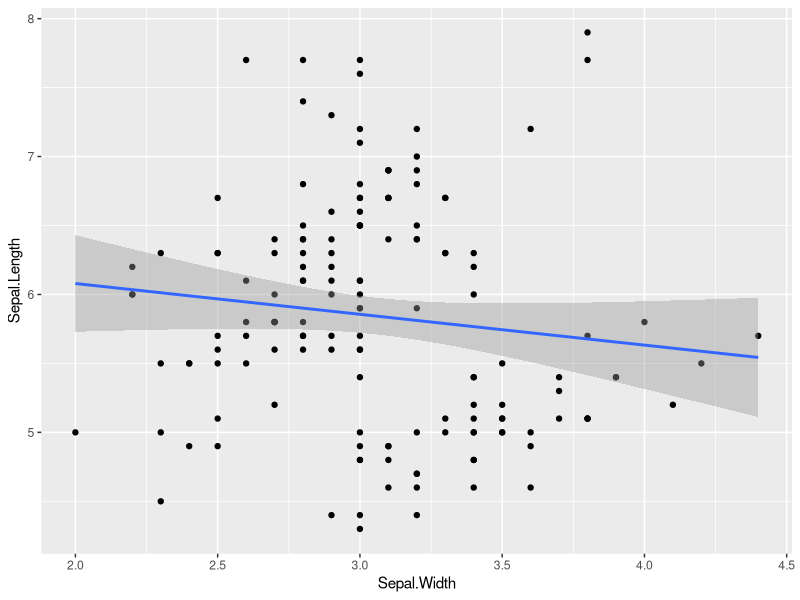
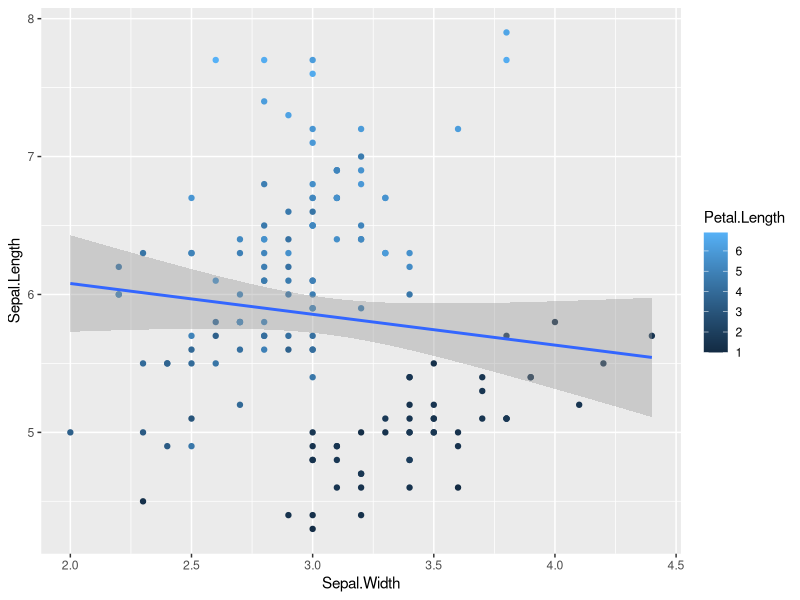

R code for these plots, in order:
## ---- chunk 1
knitr::opts_chunk$set(echo = FALSE)

library(datasets)
library(ggplot2)
## ---- chunk 2
data(iris)
str(iris)
## ---- chunk 3
# Now we can look for more information in the dataset, such as the mean
sapply(iris[,1:4], FUN=min)
sapply(iris[,1:4], FUN=mean)
sapply(iris[,1:4], FUN=max)
## ---- chunk 4
ggplot(data=iris, mapping = aes(y = Sepal.Length, x = Sepal.Width)) + 
  geom_point() + 
  geom_smooth(method=lm)
## ---- chunk 5
ggplot(data=iris, mapping = aes(y = Sepal.Length, x = Sepal.Width, color = Petal.Length)) + 
  geom_point() + 
  geom_smooth(method=lm)
